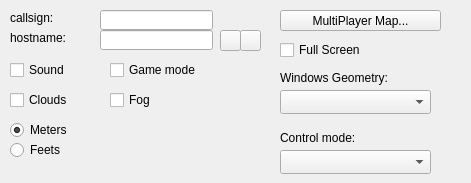
       <widget class="QWidget" name="page">
        <property name="geometry">
         <rect>
          <x>0</x>
          <y>0</y>
          <width>471</width>
          <height>183</height>
         </rect>
        </property>
        <attribute name="icon">
         <iconset>
          <normalon>:/icons/icons/configure.png</normalon>
         </iconset>
        </attribute>
        <attribute name="label">
         <string>Quick Options</string>
        </attribute>
        <widget class="QLabel" name="lblWinGeometry">
         <property name="geometry">
          <rect>
           <x>280</x>
           <y>70</y>
           <width>151</width>
           <height>16</height>
          </rect>
         </property>
         <property name="sizePolicy">
          <sizepolicy hsizetype="Preferred" vsizetype="Preferred">
           <horstretch>0</horstretch>
           <verstretch>0</verstretch>
          </sizepolicy>
         </property>
         <property name="text">
          <string>Windows Geometry:</string>
         </property>
        </widget>
        <widget class="QCheckBox" name="ckbGameMode">
         <property name="geometry">
          <rect>
           <x>110</x>
           <y>60</y>
           <width>121</width>
           <height>20</height>
          </rect>
         </property>
         <property name="text">
          <string>Game mode</string>
         </property>
        </widget>
        <widget class="QCheckBox" name="ckbFullScreen">
         <property name="geometry">
          <rect>
           <x>280</x>
           <y>40</y>
           <width>181</width>
           <height>20</height>
          </rect>
         </property>
         <property name="text">
          <string>Full Screen</string>
         </property>
        </widget>
        <widget class="QCheckBox" name="ckbFog">
         <property name="geometry">
          <rect>
           <x>110</x>
           <y>90</y>
           <width>131</width>
           <height>20</height>
          </rect>
         </property>
         <property name="text">
          <string>Fog</string>
         </property>
        </widget>
        <widget class="QCheckBox" name="ckbSound">
         <property name="geometry">
          <rect>
           <x>10</x>
           <y>60</y>
           <width>91</width>
           <height>20</height>
          </rect>
         </property>
         <property name="text">
          <string>Sound</string>
         </property>
        </widget>
        <widget class="QComboBox" name="cboWindowGeometries">
         <property name="geometry">
          <rect>
           <x>280</x>
           <y>90</y>
           <width>151</width>
           <height>24</height>
          </rect>
         </property>
        </widget>
        <widget class="QCheckBox" name="ckbClouds">
         <property name="geometry">
          <rect>
           <x>10</x>
           <y>90</y>
           <width>91</width>
           <height>20</height>
          </rect>
         </property>
         <property name="text">
          <string>Clouds</string>
         </property>
        </widget>
        <widget class="QRadioButton" name="rdbUnitMeters">
         <property name="geometry">
          <rect>
           <x>10</x>
           <y>120</y>
           <width>100</width>
           <height>20</height>
          </rect>
         </property>
         <property name="text">
          <string>Meters</string>
         </property>
         <property name="checked">
          <bool>true</bool>
         </property>
        </widget>
        <widget class="QRadioButton" name="rdbUnitFeets">
         <property name="geometry">
          <rect>
           <x>10</x>
           <y>140</y>
           <width>100</width>
           <height>20</height>
          </rect>
         </property>
         <property name="text">
          <string>Feets</string>
         </property>
        </widget>
        <widget class="QLabel" name="lblCallSign">
         <property name="geometry">
          <rect>
           <x>10</x>
           <y>10</y>
           <width>81</width>
           <height>16</height>
          </rect>
         </property>
         <property name="sizePolicy">
          <sizepolicy hsizetype="Preferred" vsizetype="Preferred">
           <horstretch>0</horstretch>
           <verstretch>0</verstretch>
          </sizepolicy>
         </property>
         <property name="text">
          <string>callsign:</string>
         </property>
        </widget>
        <widget class="QLineEdit" name="lnedtCallSign">
         <property name="geometry">
          <rect>
           <x>100</x>
           <y>10</y>
           <width>113</width>
           <height>20</height>
          </rect>
         </property>
        </widget>
        <widget class="QComboBox" name="cboControlMode">
         <property name="geometry">
          <rect>
           <x>280</x>
           <y>150</y>
           <width>151</width>
           <height>24</height>
          </rect>
         </property>
        </widget>
        <widget class="QLabel" name="lblControlMode">
         <property name="geometry">
          <rect>
           <x>280</x>
           <y>130</y>
           <width>151</width>
           <height>16</height>
          </rect>
         </property>
         <property name="sizePolicy">
          <sizepolicy hsizetype="Preferred" vsizetype="Preferred">
           <horstretch>0</horstretch>
           <verstretch>0</verstretch>
          </sizepolicy>
         </property>
         <property name="text">
          <string>Control mode:</string>
         </property>
        </widget>
        <widget class="QLabel" name="lblMPServerName">
         <property name="geometry">
          <rect>
           <x>10</x>
           <y>30</y>
           <width>81</width>
           <height>16</height>
          </rect>
         </property>
         <property name="sizePolicy">
          <sizepolicy hsizetype="Preferred" vsizetype="Preferred">
           <horstretch>0</horstretch>
           <verstretch>0</verstretch>
          </sizepolicy>
         </property>
         <property name="text">
          <string>hostname:</string>
         </property>
        </widget>
        <widget class="QLineEdit" name="lnedtMPServerName">
         <property name="geometry">
          <rect>
           <x>100</x>
           <y>30</y>
           <width>113</width>
           <height>20</height>
          </rect>
         </property>
        </widget>
        <widget class="QPushButton" name="pbtSpecifyMPPorts">
         <property name="geometry">
          <rect>
           <x>220</x>
           <y>30</y>
           <width>21</width>
           <height>21</height>
          </rect>
         </property>
         <property name="text">
          <string/>
         </property>
         <property name="icon">
          <iconset resource="yaflightresources.qrc">
           <normaloff>:/icons/icons/configure.png</normaloff>:/icons/icons/configure.png</iconset>
         </property>
         <property name="iconSize">
          <size>
           <width>16</width>
           <height>16</height>
          </size>
         </property>
        </widget>
        <widget class="QPushButton" name="pbtOpenMPMap">
         <property name="geometry">
          <rect>
           <x>280</x>
           <y>10</y>
           <width>161</width>
           <height>21</height>
          </rect>
         </property>
         <property name="text">
          <string>MultiPlayer Map...</string>
         </property>
        </widget>
        <widget class="QPushButton" name="pbtMPHostnameContextualHelp">
         <property name="geometry">
          <rect>
           <x>240</x>
           <y>30</y>
           <width>21</width>
           <height>21</height>
          </rect>
         </property>
         <property name="text">
          <string/>
         </property>
         <property name="icon">
          <iconset resource="yaflightresources.qrc">
           <normaloff>:/icons/icons/help-contextual.png</normaloff>:/icons/icons/help-contextual.png</iconset>
         </property>
         <property name="iconSize">
          <size>
           <width>16</width>
           <height>16</height>
          </size>
         </property>
        </widget>
       </widget>
